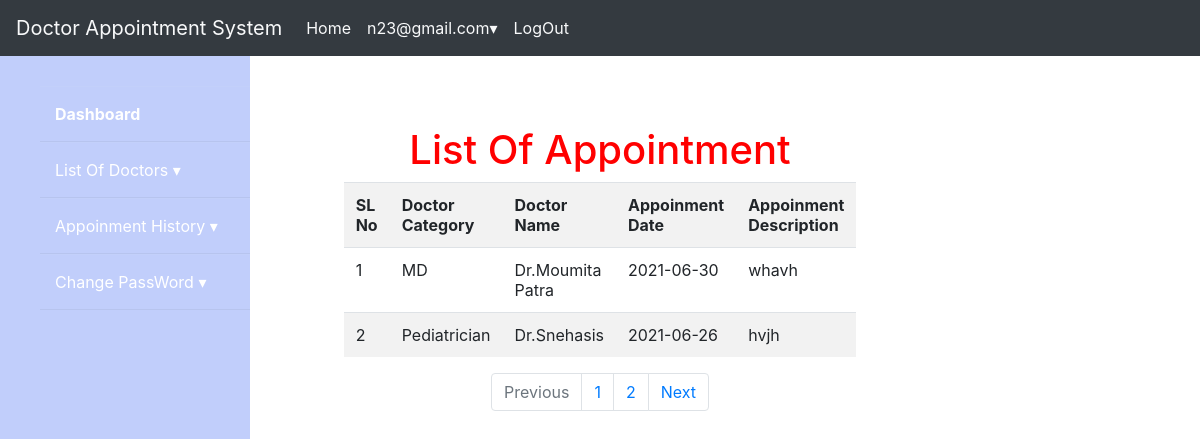
The page /user_appoinment.php (signed in) on the database its author committed.
### tables this page shows
CREATE TABLE `dappointment` (
  `id` int(100) NOT NULL,
  `pname` varchar(100) NOT NULL,
  `pmail` varchar(100) NOT NULL,
  `dcategory` varchar(100) NOT NULL,
  `dcname` varchar(100) NOT NULL,
  `ddate` date NOT NULL,
  `des` varchar(100) NOT NULL
);

### user_appoinment.php (the view)
<?php
require_once 'user.php';
$limit=5;
if(isset($_GET['page'])){
  $page=$_GET['page'];
}else{
  $page=1;
}
$offset=($page-1)*$limit;
$sql="SELECT * from dappointment WHERE pmail='$name' ORDER BY ddate DESC LIMIT {$offset},{$limit}";
$result=mysqli_query($conn,$sql) or die("query failed");
?>
<center>
	<h1 style="color:red">List Of Appointment</h1>
	<table class="table table-striped w-auto"  style="width: 90px; height: 70px">
    <tr>
      <th >SL No</th>
      <th >Doctor Category</th>
      <th >Doctor Name</th>
      <th >Appoinment Date</th>
      <th >Appoinment Description</th>
    </tr>
   <?php
$sl=0;
while($sql_fetch=mysqli_fetch_assoc($result)) { ?>
	<tr scope="row">
		<td><?php echo $sl+1; $sl++ ?></td>
		<td><?php echo $sql_fetch['dcategory'] ?></td>
		<td><?php echo $sql_fetch['dcname'] ?></td>
		<td><?php echo $sql_fetch['ddate'] ?></td>
		<td><?php echo $sql_fetch['des'] ?></td>
		</tr>
<?php } ?>
</table>
</center>
<?php
$sql1=mysqli_query($conn,"SELECT * from `dappointment`");
if(mysqli_num_rows($sql1)>0){
	$total_records=mysqli_num_rows($sql1);
	$limit=5;
	$total_page=ceil($total_records/$limit);
    echo '<nav aria-label="Page navigation example">';
	echo '<ul class="pagination justify-content-center">';
	echo '<li class="page-item disabled">';
	echo '<a class="page-link" href="#" tabindex="-1">Previous</a>';
	echo '</li>';
     for($n=1;$n<=$total_page;$n++){
     echo '<li class="page-item"><a class="page-link" href="user_appoinment.php?page='.$n.'">'.$n.'</a></li>';
	}
	echo '<li class="page-item">';
	echo '<a class="page-link" href="#">Next</a>';
	echo '</li>';
	echo '</ul>';
	echo '</nav>';
}
?>

### rows shown on the page
dappointment: dcategory "MD", dcname "Dr.Moumita Patra", ddate "2021-06-30", des "whavh"
dappointment: dcategory "Pediatrician", dcname "Dr.Snehasis", ddate "2021-06-26", des "hvjh"

### other values the page prints
$name "n23@gmail.com"
